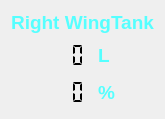
    <widget class="QWidget" name="layoutWidget">
     <property name="geometry">
      <rect>
       <x>300</x>
       <y>350</y>
       <width>161</width>
       <height>111</height>
      </rect>
     </property>
     <layout class="QVBoxLayout" name="verticalLayout_24">
      <item>
       <widget class="QLabel" name="RTank_label">
        <property name="font">
         <font>
          <family>Tahoma</family>
          <pointsize>14</pointsize>
          <weight>75</weight>
          <bold>true</bold>
         </font>
        </property>
        <property name="text">
         <string>&lt;html&gt;&lt;head/&gt;&lt;body&gt;&lt;p align=&quot;center&quot;&gt;&lt;span style=&quot; font-weight:600; color:#55ffff;&quot;&gt;Right WingTank&lt;/span&gt;&lt;/p&gt;&lt;/body&gt;&lt;/html&gt;</string>
        </property>
        <property name="scaledContents">
         <bool>true</bool>
        </property>
       </widget>
      </item>
      <item>
       <layout class="QHBoxLayout" name="horizontalLayout_9">
        <item>
         <layout class="QVBoxLayout" name="verticalLayout_15">
          <item>
           <widget class="QLCDNumber" name="RT_vol_display">
            <property name="minimumSize">
             <size>
              <width>81</width>
              <height>31</height>
             </size>
            </property>
            <property name="maximumSize">
             <size>
              <width>81</width>
              <height>31</height>
             </size>
            </property>
            <property name="font">
             <font>
              <family>Tahoma</family>
              <pointsize>14</pointsize>
              <weight>75</weight>
              <bold>true</bold>
             </font>
            </property>
            <property name="frameShape">
             <enum>QFrame::NoFrame</enum>
            </property>
            <property name="smallDecimalPoint">
             <bool>true</bool>
            </property>
            <property name="segmentStyle">
             <enum>QLCDNumber::Flat</enum>
            </property>
           </widget>
          </item>
          <item>
           <widget class="QLCDNumber" name="RT_per_display">
            <property name="minimumSize">
             <size>
              <width>81</width>
              <height>31</height>
             </size>
            </property>
            <property name="maximumSize">
             <size>
              <width>81</width>
              <height>31</height>
             </size>
            </property>
            <property name="font">
             <font>
              <family>Tahoma</family>
              <pointsize>14</pointsize>
              <weight>75</weight>
              <bold>true</bold>
             </font>
            </property>
            <property name="frameShape">
             <enum>QFrame::NoFrame</enum>
            </property>
            <property name="smallDecimalPoint">
             <bool>true</bool>
            </property>
            <property name="segmentStyle">
             <enum>QLCDNumber::Flat</enum>
            </property>
           </widget>
          </item>
         </layout>
        </item>
        <item>
         <layout class="QVBoxLayout" name="verticalLayout_13">
          <item>
           <widget class="QLabel" name="RTank_vol_label">
            <property name="font">
             <font>
              <family>Tahoma</family>
              <pointsize>14</pointsize>
              <weight>75</weight>
              <bold>true</bold>
             </font>
            </property>
            <property name="text">
             <string>&lt;html&gt;&lt;head/&gt;&lt;body&gt;&lt;p&gt;&lt;span style=&quot; font-size:14pt; color:#55ffff;&quot;&gt;L&lt;/span&gt;&lt;/p&gt;&lt;/body&gt;&lt;/html&gt;</string>
            </property>
           </widget>
          </item>
          <item>
           <widget class="QLabel" name="RTank_per_label">
            <property name="font">
             <font>
              <family>Tahoma</family>
              <pointsize>14</pointsize>
              <weight>75</weight>
              <bold>true</bold>
             </font>
            </property>
            <property name="text">
             <string>&lt;html&gt;&lt;head/&gt;&lt;body&gt;&lt;p&gt;&lt;span style=&quot; font-size:14pt; color:#55ffff;&quot;&gt;%&lt;/span&gt;&lt;/p&gt;&lt;/body&gt;&lt;/html&gt;</string>
            </property>
           </widget>
          </item>
         </layout>
        </item>
       </layout>
      </item>
     </layout>
    </widget>
